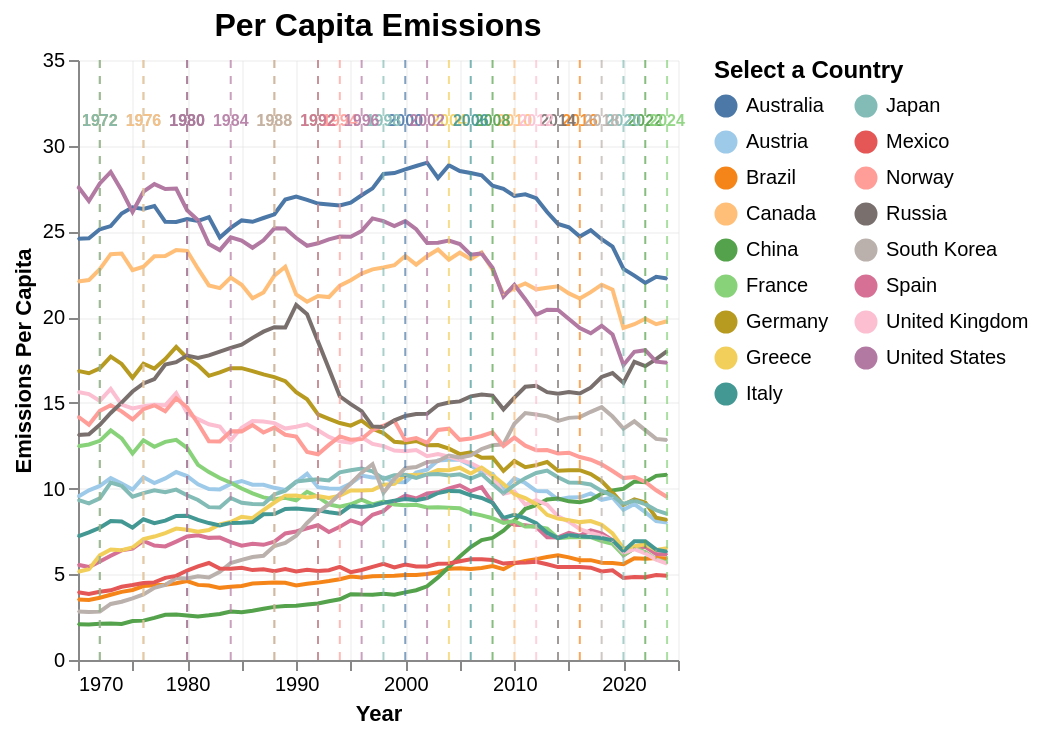

The cell this chart's notebook holds for it:
### Code cell
# Allow more rows
alt.data_transformers.disable_max_rows()

# Your data processing
df_CO2.rename(columns={'EDGAR Country Code': 'CountryCode'}, inplace=True)

print(df_CO2.columns.tolist())

# Reshape from wide to long
year_columns = [col for col in df_CO2.columns if col not in ['CountryCode', 'Country']]

# Convert year columns to numeric
for col in year_columns:
    df_CO2[col] = pd.to_numeric(df_CO2[col], errors='coerce')

# Melt using column positions
df_long = df_CO2.melt(id_vars=[df_CO2.columns[0], df_CO2.columns[1]],
                       var_name='Year',
                       value_name='GHG Emissions Per Capita')

# Convert Year to numeric
df_long['Year'] = pd.to_numeric(df_long['Year'])

# Remove rows with NaN emissions
df_long = df_long.dropna(subset=['GHG Emissions Per Capita'])

# Rename the first two columns
df_long = df_long.rename(columns={
    df_long.columns[0]: 'CountryCode',
    df_long.columns[1]: 'Country'
})

print(f"Total rows: {len(df_long)}")
print(df_long.head())



# Countries list
countries = [
    'Australia', 'Austria', 'Brazil', 'Canada',
    'China', 'France', 'Germany',
    'Greece', 'Italy', 'Japan', 'South Korea',
    'Mexico', 'Norway', 'Russia', 'Spain',
    'United Kingdom', 'United States'
]

# Filter data
filtered_df = df_long[df_long['Country'].isin(countries)]

# print(f"Filtered rows: {len(filtered_df)}")
# print(f"Countries included: {filtered_df['Country'].nunique()}")


# Olympic host years

olympics = {
    'Australia': [1956, 2000],
    'Austria': [1964, 1976],
    'Brazil': [2016],
    'Canada': [1976, 1988, 2010],
    'China': [2008, 2022],
    'France': [1900, 1924, 1968, 1992, 2024],
    'Germany': [1936, 1972],
    'Greece': [1896, 2004],
    'Italy': [1956, 1960, 2006, 2026],
    'Japan': [1964, 1972, 1998, 2020],
    'South Korea': [1988, 2018],
    'Mexico': [1968],
    'Norway': [1952, 1994],
    'Russia': [1980, 2014],
    'Spain': [1992],
    'United Kingdom': [1908, 1948, 2012],
    'United States': [1932, 1960, 1980, 1984, 1996, 2002]
}

#  host years dataframe
olympic_df = pd.DataFrame([
    {'Country': country, 'Year': year}
    for country, years in olympics.items()
    for year in years
])

# filter Olympic years
olympic_with_data = olympic_df.merge(
    filtered_df[['Country', 'Year']].drop_duplicates(),
    on=['Country', 'Year'],
    how='inner'
)

# for tooltip
olympic_with_data['Event'] = 'Olympic Games'

# text labels
y_max = filtered_df['GHG Emissions Per Capita'].max()
y_range = filtered_df['GHG Emissions Per Capita'].max() - filtered_df['GHG Emissions Per Capita'].min()
y_position = y_max + (y_range * 0.05)

text_df = olympic_with_data.copy()
text_df['y_position'] = y_position
text_df['label'] = text_df['Year'].astype(str)


# trying to get multi-select to wrok
country_selection = alt.selection_point(
    fields=['Country'],
    bind='legend',
    name='country_selector',
    empty=True
)
## main chart

line_chart = alt.Chart(filtered_df).mark_line(
    strokeWidth=2
).encode(
    x=alt.X('Year:Q', title='Year', axis=alt.Axis(format='d')),
    y=alt.Y('GHG Emissions Per Capita:Q',
            title='Emissions Per Capita '),
    color=alt.Color('Country:N',
                    scale=alt.Scale(scheme='tableau20'),
                    legend=alt.Legend(
                        title="Select a Country",
                        orient='right',
                        columns=2,
                        labelFontSize=10,
                        titleFontSize=12
                    )),
    opacity=alt.condition(country_selection, alt.value(1), alt.value(0.15)),
    strokeWidth=alt.condition(country_selection, alt.value(3), alt.value(1)),
    tooltip=[
        alt.Tooltip('Country:N', title='Country'),
        alt.Tooltip('Year:Q', title='Year', format='d'),
        alt.Tooltip('GHG Emissions Per Capita:Q', title='Emissions', format='.2f')
    ]
).add_params(
    country_selection
)

# Marking points but may not be needed

points = alt.Chart(filtered_df).mark_point(
    size=1,
    filled=True,
    opacity=0.7
).encode(
    x='Year:Q',
    y='GHG Emissions Per Capita:Q',
    color='Country:N',
    opacity=alt.condition(country_selection, alt.value(0.9), alt.value(0.15)),
    tooltip=[
        alt.Tooltip('Country:N', title='Country'),
        alt.Tooltip('Year:Q', title='Year', format='d'),
        alt.Tooltip('GHG Emissions Per Capita:Q', title='Emissions', format='.2f')
    ]
)

##tooltip and rules

rules = alt.Chart(olympic_with_data).mark_rule(
    strokeDash=[4, 4],
    strokeWidth=1
).encode(
    x='Year:Q',
    color=alt.Color('Country:N',
                    scale=alt.Scale(scheme='tableau20'),
                    legend=None),
    opacity=alt.condition(country_selection, alt.value(0.7), alt.value(0.1)),
    tooltip=[
        alt.Tooltip('Country:N', title='Host Country'),
        alt.Tooltip('Year:Q', title='Olympic Year', format='d'),
        alt.Tooltip('Event:N', title='Event')
    ]
)
###Labeling

text_labels = alt.Chart(text_df).mark_text(
    align='center',
    baseline='bottom',
    fontSize=8,
    fontWeight='bold',
    angle=0,
    dy=-5
).encode(
    x='Year:Q',
    y='y_position:Q',
    text='label:N',
    color=alt.Color('Country:N',
                    scale=alt.Scale(scheme='tableau20'),
                    legend=None),
    opacity=alt.condition(country_selection, alt.value(0.9), alt.value(0.1))
)
# COMBINE ALL LAYERS

final_chart = (line_chart + points + rules + text_labels).properties(
    width='container',
    height=300,
    title='Per Capita Emissions'
).configure_axis(
    grid=True,
    gridOpacity=0.3
).configure_legend(
    titleFontSize=12,
    labelFontSize=10,
    orient='right',
    columns=2
).configure_view(
    strokeOpacity=0
).configure_title(
    fontSize=16,
    anchor='middle'
)


# Display the chart
final_chart.show()

# Save the chart
final_chart.save('Emissions_Viz1.1.html')

### Figure 1 — Vega-Lite specification as saved in the notebook (floating-point values rounded to 4 significant figures; data arrays with more than 128 entries replaced by an {"elided": "..."} marker saying what was removed)
{"config": {"view": {"continuousWidth": 300, "continuousHeight": 300, "strokeOpacity": 0}, "axis": {"grid": true, "gridOpacity": 0.3}, "legend": {"columns": 2, "labelFontSize": 10, "orient": "right", "titleFontSize": 12}, "title": {"anchor": "middle", "fontSize": 16}}, "layer": [{"mark": {"type": "line", "strokeWidth": 2}, "encoding": {"color": {"field": "Country", "legend": {"columns": 2, "labelFontSize": 10, "orient": "right", "title": "Select a Country", "titleFontSize": 12}, "scale": {"scheme": "tableau20"}, "type": "nominal"}, "opacity": {"condition": {"param": "country_selector", "value": 1, "empty": true}, "value": 0.15}, "strokeWidth": {"condition": {"param": "country_selector", "value": 3, "empty": true}, "value": 1}, "tooltip": [{"field": "Country", "title": "Country", "type": "nominal"}, {"field": "Year", "format": "d", "title": "Year", "type": "quantitative"}, {"field": "GHG Emissions Per Capita", "format": ".2f", "title": "Emissions", "type": "quantitative"}], "x": {"axis": {"format": "d"}, "field": "Year", "title": "Year", "type": "quantitative"}, "y": {"field": "GHG Emissions Per Capita", "title": "Emissions Per Capita ", "type": "quantitative"}}, "name": "view_2"}, {"mark": {"type": "point", "filled": true, "opacity": 0.7, "size": 1}, "encoding": {"color": {"field": "Country", "type": "nominal"}, "opacity": {"condition": {"param": "country_selector", "value": 0.9, "empty": true}, "value": 0.15}, "tooltip": [{"field": "Country", "title": "Country", "type": "nominal"}, {"field": "Year", "format": "d", "title": "Year", "type": "quantitative"}, {"field": "GHG Emissions Per Capita", "format": ".2f", "title": "Emissions", "type": "quantitative"}], "x": {"field": "Year", "type": "quantitative"}, "y": {"field": "GHG Emissions Per Capita", "type": "quantitative"}}}, {"data": {"name": "data-5b016ce2311aacc589dbd27e8bb8354a"}, "mark": {"type": "rule", "strokeDash": [4, 4], "strokeWidth": 1}, "encoding": {"color": {"field": "Country", "legend": null, "scale": {"scheme": "tableau20"}, "type": "nominal"}, "opacity": {"condition": {"param": "country_selector", "value": 0.7, "empty": true}, "value": 0.1}, "tooltip": [{"field": "Country", "title": "Host Country", "type": "nominal"}, {"field": "Year", "format": "d", "title": "Olympic Year", "type": "quantitative"}, {"field": "Event", "title": "Event", "type": "nominal"}], "x": {"field": "Year", "type": "quantitative"}}}, {"data": {"name": "data-eb7479cb545495f088ec8458c40f9346"}, "mark": {"type": "text", "align": "center", "angle": 0, "baseline": "bottom", "dy": -5, "fontSize": 8, "fontWeight": "bold"}, "encoding": {"color": {"field": "Country", "legend": null, "scale": {"scheme": "tableau20"}, "type": "nominal"}, "opacity": {"condition": {"param": "country_selector", "value": 0.9, "empty": true}, "value": 0.1}, "text": {"field": "label", "type": "nominal"}, "x": {"field": "Year", "type": "quantitative"}, "y": {"field": "y_position", "type": "quantitative"}}}], "data": {"name": "data-8849b33cad5a1c9b4cf9eb745f90de1c"}, "height": 300, "params": [{"name": "country_selector", "select": {"type": "point", "fields": ["Country"]}, "bind": "legend", "views": ["view_2"]}], "title": "Per Capita Emissions", "width": "container", "$schema": "https://vega.github.io/schema/vega-lite/v5.20.1.json", "datasets": {"data-8849b33cad5a1c9b4cf9eb745f90de1c": {"elided": "935 records"}, "data-5b016ce2311aacc589dbd27e8bb8354a": [{"Country": "Australia", "Year": 2000, "Event": "Olympic Games"}, {"Country": "Austria", "Year": 1976, "Event": "Olympic Games"}, {"Country": "Brazil", "Year": 2016, "Event": "Olympic Games"}, {"Country": "Canada", "Year": 1976, "Event": "Olympic Games"}, {"Country": "Canada", "Year": 1988, "Event": "Olympic Games"}, {"Country": "Canada", "Year": 2010, "Event": "Olympic Games"}, {"Country": "China", "Year": 2008, "Event": "Olympic Games"}, {"Country": "China", "Year": 2022, "Event": "Olympic Games"}, {"Country": "France", "Year": 1992, "Event": "Olympic Games"}, {"Country": "France", "Year": 2024, "Event": "Olympic Games"}, {"Country": "Germany", "Year": 1972, "Event": "Olympic Games"}, {"Country": "Greece", "Year": 2004, "Event": "Olympic Games"}, {"Country": "Italy", "Year": 2006, "Event": "Olympic Games"}, {"Country": "Japan", "Year": 1972, "Event": "Olympic Games"}, {"Country": "Japan", "Year": 1998, "Event": "Olympic Games"}, {"Country": "Japan", "Year": 2020, "Event": "Olympic Games"}, {"Country": "South Korea", "Year": 1988, "Event": "Olympic Games"}, {"Country": "South Korea", "Year": 2018, "Event": "Olympic Games"}, {"Country": "Norway", "Year": 1994, "Event": "Olympic Games"}, {"Country": "Russia", "Year": 1980, "Event": "Olympic Games"}, {"Country": "Russia", "Year": 2014, "Event": "Olympic Games"}, {"Country": "Spain", "Year": 1992, "Event": "Olympic Games"}, {"Country": "United Kingdom", "Year": 2012, "Event": "Olympic Games"}, {"Country": "United States", "Year": 1980, "Event": "Olympic Games"}, {"Country": "United States", "Year": 1984, "Event": "Olympic Games"}, {"Country": "United States", "Year": 1996, "Event": "Olympic Games"}, {"Country": "United States", "Year": 2002, "Event": "Olympic Games"}], "data-eb7479cb545495f088ec8458c40f9346": [{"Country": "Australia", "Year": 2000, "Event": "Olympic Games", "y_position": 30.36, "label": "2000"}, {"Country": "Austria", "Year": 1976, "Event": "Olympic Games", "y_position": 30.36, "label": "1976"}, {"Country": "Brazil", "Year": 2016, "Event": "Olympic Games", "y_position": 30.36, "label": "2016"}, {"Country": "Canada", "Year": 1976, "Event": "Olympic Games", "y_position": 30.36, "label": "1976"}, {"Country": "Canada", "Year": 1988, "Event": "Olympic Games", "y_position": 30.36, "label": "1988"}, {"Country": "Canada", "Year": 2010, "Event": "Olympic Games", "y_position": 30.36, "label": "2010"}, {"Country": "China", "Year": 2008, "Event": "Olympic Games", "y_position": 30.36, "label": "2008"}, {"Country": "China", "Year": 2022, "Event": "Olympic Games", "y_position": 30.36, "label": "2022"}, {"Country": "France", "Year": 1992, "Event": "Olympic Games", "y_position": 30.36, "label": "1992"}, {"Country": "France", "Year": 2024, "Event": "Olympic Games", "y_position": 30.36, "label": "2024"}, {"Country": "Germany", "Year": 1972, "Event": "Olympic Games", "y_position": 30.36, "label": "1972"}, {"Country": "Greece", "Year": 2004, "Event": "Olympic Games", "y_position": 30.36, "label": "2004"}, {"Country": "Italy", "Year": 2006, "Event": "Olympic Games", "y_position": 30.36, "label": "2006"}, {"Country": "Japan", "Year": 1972, "Event": "Olympic Games", "y_position": 30.36, "label": "1972"}, {"Country": "Japan", "Year": 1998, "Event": "Olympic Games", "y_position": 30.36, "label": "1998"}, {"Country": "Japan", "Year": 2020, "Event": "Olympic Games", "y_position": 30.36, "label": "2020"}, {"Country": "South Korea", "Year": 1988, "Event": "Olympic Games", "y_position": 30.36, "label": "1988"}, {"Country": "South Korea", "Year": 2018, "Event": "Olympic Games", "y_position": 30.36, "label": "2018"}, {"Country": "Norway", "Year": 1994, "Event": "Olympic Games", "y_position": 30.36, "label": "1994"}, {"Country": "Russia", "Year": 1980, "Event": "Olympic Games", "y_position": 30.36, "label": "1980"}, {"Country": "Russia", "Year": 2014, "Event": "Olympic Games", "y_position": 30.36, "label": "2014"}, {"Country": "Spain", "Year": 1992, "Event": "Olympic Games", "y_position": 30.36, "label": "1992"}, {"Country": "United Kingdom", "Year": 2012, "Event": "Olympic Games", "y_position": 30.36, "label": "2012"}, {"Country": "United States", "Year": 1980, "Event": "Olympic Games", "y_position": 30.36, "label": "1980"}, {"Country": "United States", "Year": 1984, "Event": "Olympic Games", "y_position": 30.36, "label": "1984"}, {"Country": "United States", "Year": 1996, "Event": "Olympic Games", "y_position": 30.36, "label": "1996"}, {"Country": "United States", "Year": 2002, "Event": "Olympic Games", "y_position": 30.36, "label": "2002"}]}}
